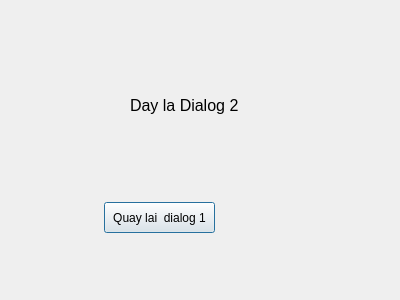
<?xml version="1.0" encoding="UTF-8"?>
<ui version="4.0">
 <class>Dialog2</class>
 <widget class="QDialog" name="Dialog2">
  <property name="geometry">
   <rect>
    <x>0</x>
    <y>0</y>
    <width>400</width>
    <height>300</height>
   </rect>
  </property>
  <property name="windowTitle">
   <string>Dialog</string>
  </property>
  <widget class="QLabel" name="label">
   <property name="geometry">
    <rect>
     <x>130</x>
     <y>80</y>
     <width>141</width>
     <height>51</height>
    </rect>
   </property>
   <property name="font">
    <font>
     <pointsize>12</pointsize>
    </font>
   </property>
   <property name="text">
    <string>Day la Dialog 2</string>
   </property>
  </widget>
  <widget class="QPushButton" name="pushButton">
   <property name="geometry">
    <rect>
     <x>104</x>
     <y>202</y>
     <width>111</width>
     <height>31</height>
    </rect>
   </property>
   <property name="text">
    <string>Quay lai  dialog 1</string>
   </property>
  </widget>
 </widget>
 <resources/>
 <connections/>
</ui>
